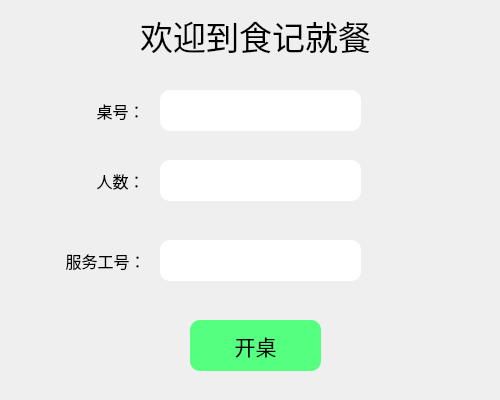
<?xml version="1.0" encoding="UTF-8"?>
<ui version="4.0">
 <class>kzWidget</class>
 <widget class="QWidget" name="kzWidget">
  <property name="geometry">
   <rect>
    <x>0</x>
    <y>0</y>
    <width>500</width>
    <height>400</height>
   </rect>
  </property>
  <property name="windowTitle">
   <string>Form</string>
  </property>
  <property name="styleSheet">
   <string notr="true">QWidget#widget
{
	border-radius:10px;
}
QLineEdit#tableEt
{
	border-radius:10px;
}
QLineEdit#peopleEt
{
	border-radius:10px;
}
QLineEdit#workEt
{
	border-radius:10px;
}
QPushButton#sureBt
{
	
	background-color: rgb(85, 255, 127);
	border-radius:10px;
}</string>
  </property>
  <widget class="QLabel" name="tablenum">
   <property name="geometry">
    <rect>
     <x>80</x>
     <y>90</y>
     <width>81</width>
     <height>41</height>
    </rect>
   </property>
   <property name="font">
    <font>
     <pointsize>12</pointsize>
    </font>
   </property>
   <property name="text">
    <string>桌号：</string>
   </property>
   <property name="alignment">
    <set>Qt::AlignCenter</set>
   </property>
  </widget>
  <widget class="QLabel" name="worknum">
   <property name="geometry">
    <rect>
     <x>50</x>
     <y>240</y>
     <width>111</width>
     <height>41</height>
    </rect>
   </property>
   <property name="font">
    <font>
     <pointsize>12</pointsize>
    </font>
   </property>
   <property name="text">
    <string>服务工号：</string>
   </property>
   <property name="alignment">
    <set>Qt::AlignCenter</set>
   </property>
  </widget>
  <widget class="QLabel" name="titleLb">
   <property name="geometry">
    <rect>
     <x>100</x>
     <y>0</y>
     <width>311</width>
     <height>71</height>
    </rect>
   </property>
   <property name="font">
    <font>
     <pointsize>25</pointsize>
    </font>
   </property>
   <property name="text">
    <string>欢迎到食记就餐</string>
   </property>
   <property name="alignment">
    <set>Qt::AlignCenter</set>
   </property>
  </widget>
  <widget class="QLabel" name="peoplenum">
   <property name="geometry">
    <rect>
     <x>80</x>
     <y>160</y>
     <width>81</width>
     <height>41</height>
    </rect>
   </property>
   <property name="font">
    <font>
     <pointsize>12</pointsize>
    </font>
   </property>
   <property name="text">
    <string>人数：</string>
   </property>
   <property name="alignment">
    <set>Qt::AlignCenter</set>
   </property>
  </widget>
  <widget class="QLineEdit" name="peopleEt">
   <property name="geometry">
    <rect>
     <x>160</x>
     <y>160</y>
     <width>201</width>
     <height>41</height>
    </rect>
   </property>
  </widget>
  <widget class="QLineEdit" name="workEt">
   <property name="geometry">
    <rect>
     <x>160</x>
     <y>240</y>
     <width>201</width>
     <height>41</height>
    </rect>
   </property>
  </widget>
  <widget class="QPushButton" name="sureBt">
   <property name="geometry">
    <rect>
     <x>190</x>
     <y>320</y>
     <width>131</width>
     <height>51</height>
    </rect>
   </property>
   <property name="font">
    <font>
     <pointsize>16</pointsize>
    </font>
   </property>
   <property name="text">
    <string>开桌</string>
   </property>
  </widget>
  <widget class="QLineEdit" name="tableEt">
   <property name="geometry">
    <rect>
     <x>160</x>
     <y>90</y>
     <width>201</width>
     <height>41</height>
    </rect>
   </property>
   <property name="styleSheet">
    <string notr="true"/>
   </property>
  </widget>
 </widget>
 <resources/>
 <connections/>
</ui>
